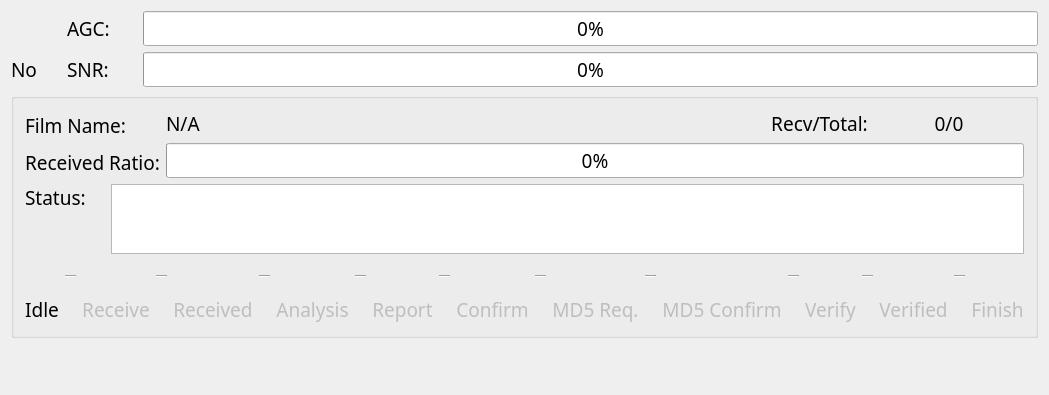
<ui version="4.0" >
 <class>StatusClass</class>
 <widget class="QWidget" name="StatusClass" >
  <property name="geometry" >
   <rect>
    <x>0</x>
    <y>0</y>
    <width>1044</width>
    <height>395</height>
   </rect>
  </property>
  <property name="font" >
   <font>
    <family>Book Antiqua</family>
    <pointsize>14</pointsize>
    <weight>50</weight>
    <italic>false</italic>
    <bold>false</bold>
    <underline>false</underline>
    <strikeout>false</strikeout>
   </font>
  </property>
  <property name="windowTitle" >
   <string>Status</string>
  </property>
  <layout class="QVBoxLayout" name="verticalLayout_3" >
   <item>
    <layout class="QHBoxLayout" name="horizontalLayout_6" >
     <item>
      <layout class="QVBoxLayout" name="verticalLayout_23" >
       <item>
        <widget class="QLabel" name="label" >
         <property name="text" >
          <string/>
         </property>
         <property name="pixmap" >
          <pixmap resource="cinecastui.qrc" >:/CineCastUi/Resources/satellite.png</pixmap>
         </property>
        </widget>
       </item>
       <item>
        <widget class="QLabel" name="label_4" >
         <property name="minimumSize" >
          <size>
           <width>50</width>
           <height>0</height>
          </size>
         </property>
         <property name="maximumSize" >
          <size>
           <width>175</width>
           <height>16777215</height>
          </size>
         </property>
         <property name="font" >
          <font>
           <family>Book Antiqua</family>
           <pointsize>14</pointsize>
           <weight>50</weight>
           <italic>false</italic>
           <bold>false</bold>
           <underline>false</underline>
           <strikeout>false</strikeout>
          </font>
         </property>
         <property name="text" >
          <string>No</string>
         </property>
        </widget>
       </item>
      </layout>
     </item>
     <item>
      <layout class="QVBoxLayout" name="verticalLayout_4" >
       <item>
        <widget class="QLabel" name="agc" >
         <property name="minimumSize" >
          <size>
           <width>70</width>
           <height>0</height>
          </size>
         </property>
         <property name="maximumSize" >
          <size>
           <width>85</width>
           <height>16777215</height>
          </size>
         </property>
         <property name="font" >
          <font>
           <family>Book Antiqua</family>
           <pointsize>14</pointsize>
           <weight>50</weight>
           <italic>false</italic>
           <bold>false</bold>
           <underline>false</underline>
           <strikeout>false</strikeout>
          </font>
         </property>
         <property name="text" >
          <string>AGC:</string>
         </property>
        </widget>
       </item>
       <item>
        <widget class="QLabel" name="label_2" >
         <property name="minimumSize" >
          <size>
           <width>70</width>
           <height>0</height>
          </size>
         </property>
         <property name="maximumSize" >
          <size>
           <width>85</width>
           <height>16777215</height>
          </size>
         </property>
         <property name="font" >
          <font>
           <family>Book Antiqua</family>
           <pointsize>14</pointsize>
           <weight>50</weight>
           <italic>false</italic>
           <bold>false</bold>
           <underline>false</underline>
           <strikeout>false</strikeout>
          </font>
         </property>
         <property name="text" >
          <string>SNR:</string>
         </property>
        </widget>
       </item>
      </layout>
     </item>
     <item>
      <layout class="QVBoxLayout" name="verticalLayout_5" >
       <item>
        <widget class="QProgressBar" name="progressBar_siganl_Strength" >
         <property name="font" >
          <font>
           <family>Book Antiqua</family>
           <pointsize>14</pointsize>
           <weight>50</weight>
           <italic>false</italic>
           <bold>false</bold>
           <underline>false</underline>
           <strikeout>false</strikeout>
          </font>
         </property>
         <property name="value" >
          <number>0</number>
         </property>
         <property name="textDirection" >
          <enum>QProgressBar::BottomToTop</enum>
         </property>
        </widget>
       </item>
       <item>
        <widget class="QProgressBar" name="progressBar_siganl_Quality" >
         <property name="font" >
          <font>
           <family>Book Antiqua</family>
           <pointsize>14</pointsize>
           <weight>50</weight>
           <italic>false</italic>
           <bold>false</bold>
           <underline>false</underline>
           <strikeout>false</strikeout>
          </font>
         </property>
         <property name="value" >
          <number>0</number>
         </property>
         <property name="textDirection" >
          <enum>QProgressBar::BottomToTop</enum>
         </property>
        </widget>
       </item>
      </layout>
     </item>
    </layout>
   </item>
   <item>
    <widget class="QGroupBox" name="groupBox_Filme" >
     <property name="font" >
      <font>
       <family>Book Antiqua</family>
       <pointsize>14</pointsize>
       <weight>50</weight>
       <italic>false</italic>
       <bold>false</bold>
       <underline>false</underline>
       <strikeout>false</strikeout>
      </font>
     </property>
     <layout class="QVBoxLayout" name="verticalLayout_2" >
      <item>
       <layout class="QHBoxLayout" name="horizontalLayout_2" >
        <item>
         <layout class="QVBoxLayout" name="verticalLayout_6" >
          <item>
           <layout class="QHBoxLayout" name="horizontalLayout" >
            <item>
             <widget class="QLabel" name="label_5" >
              <property name="minimumSize" >
               <size>
                <width>80</width>
                <height>0</height>
               </size>
              </property>
              <property name="maximumSize" >
               <size>
                <width>175</width>
                <height>16777215</height>
               </size>
              </property>
              <property name="text" >
               <string>Film Name:</string>
              </property>
             </widget>
            </item>
           </layout>
          </item>
          <item>
           <layout class="QHBoxLayout" name="horizontalLayout_7" >
            <item>
             <widget class="QLabel" name="label_8" >
              <property name="minimumSize" >
               <size>
                <width>80</width>
                <height>0</height>
               </size>
              </property>
              <property name="maximumSize" >
               <size>
                <width>175</width>
                <height>16777215</height>
               </size>
              </property>
              <property name="text" >
               <string>Received Ratio:</string>
              </property>
             </widget>
            </item>
           </layout>
          </item>
         </layout>
        </item>
        <item>
         <layout class="QVBoxLayout" name="verticalLayout_7" >
          <item>
           <layout class="QHBoxLayout" name="horizontalLayout_8" >
            <item>
             <widget class="QLabel" name="label_filmName" >
              <property name="sizePolicy" >
               <sizepolicy vsizetype="Expanding" hsizetype="Expanding" >
                <horstretch>0</horstretch>
                <verstretch>0</verstretch>
               </sizepolicy>
              </property>
              <property name="text" >
               <string>N/A</string>
              </property>
             </widget>
            </item>
          <item>
             <widget class="QLabel" name="label_Receiver_2" >
              <property name="minimumSize" >
               <size>
                <width>80</width>
                <height>0</height>
               </size>
              </property>
              <property name="text" >
               <string>Recv/Total:</string>
              </property>
              <property name="alignment" >
               <set>Qt::AlignCenter</set>
              </property>
             </widget>
            </item>
            <item>
             <widget class="QLabel" name="label_Receiver" >
              <property name="minimumSize" >
               <size>
                <width>150</width>
                <height>0</height>
               </size>
              </property>
              <property name="text" >
               <string>0/0</string>
              </property>
              <property name="alignment" >
               <set>Qt::AlignCenter</set>
              </property>
             </widget>
            </item>
           </layout>
          </item>
          <item>
           <layout class="QHBoxLayout" name="horizontalLayout_10" >
            <item>
             <widget class="QProgressBar" name="progressBar_Revceiver_length" >
              <property name="maximum" >
               <number>10000</number>
              </property>
              <property name="value" >
               <number>0</number>
              </property>
             </widget>
            </item>
           </layout>
          </item>
         </layout>
        </item>
       </layout>
      </item>
      <item>
       <layout class="QHBoxLayout" name="horizontalLayout_5" >
        <item>
         <layout class="QVBoxLayout" name="verticalLayout_9" >
          <item>
           <widget class="QLabel" name="label_9" >
            <property name="minimumSize" >
             <size>
              <width>80</width>
              <height>0</height>
             </size>
            </property>
            <property name="maximumSize" >
             <size>
              <width>175</width>
              <height>16777215</height>
             </size>
            </property>
            <property name="text" >
             <string>Status:</string>
            </property>
           </widget>
          </item>
          <item>
           <spacer name="verticalSpacer" >
            <property name="orientation" >
             <enum>Qt::Vertical</enum>
            </property>
            <property name="sizeHint" stdset="0" >
             <size>
              <width>20</width>
              <height>40</height>
             </size>
            </property>
           </spacer>
          </item>
          <item>
           <layout class="QHBoxLayout" name="horizontalLayout_11" >
            <item>
             <widget class="QLabel" name="label_40" >
              <property name="enabled" >
               <bool>false</bool>
              </property>
              <property name="minimumSize" >
               <size>
                <width>80</width>
                <height>0</height>
               </size>
              </property>
              <property name="toolTip" >
               <string>Remote connection status, it'll turn green after connected</string>
              </property>
              <property name="pixmap" >
               <pixmap resource="cinecastui.qrc" >:/CineCastUi/Resources/Remote.png</pixmap>
              </property>
              <property name="alignment" >
               <set>Qt::AlignLeading|Qt::AlignLeft|Qt::AlignVCenter</set>
              </property>
             </widget>
            </item>
           </layout>
          </item>
         </layout>
        </item>
        <item>
         <layout class="QVBoxLayout" name="verticalLayout_10" >
          <item>
           <widget class="QTextBrowser" name="textBrowser" >
            <property name="maximumSize" >
             <size>
              <width>16777215</width>
              <height>80</height>
             </size>
            </property>
           </widget>
          </item>
         </layout>
        </item>
       </layout>
      </item>
      <item>
       <layout class="QHBoxLayout" name="horizontalLayout_4" >
        <item>
         <layout class="QVBoxLayout" name="verticalLayout_8" >
          <item>
           <widget class="QLabel" name="label_11" >
            <property name="pixmap" >
             <pixmap resource="cinecastui.qrc" >:/CineCastUi/Resources/idle.png</pixmap>
            </property>
            <property name="alignment" >
             <set>Qt::AlignCenter</set>
            </property>
           </widget>
          </item>
          <item>
           <widget class="QLabel" name="label_10" >
            <property name="text" >
             <string>Idle</string>
            </property>
            <property name="alignment" >
             <set>Qt::AlignCenter</set>
            </property>
           </widget>
          </item>
         </layout>
        </item>
        <item>
         <layout class="QVBoxLayout" name="verticalLayout_12" >
          <item>
           <widget class="Line" name="line" >
            <property name="minimumSize" >
             <size>
              <width>0</width>
              <height>32</height>
             </size>
            </property>
            <property name="orientation" >
             <enum>Qt::Horizontal</enum>
            </property>
           </widget>
          </item>
          <item>
           <widget class="QLabel" name="label_19" >
            <property name="maximumSize" >
             <size>
              <width>16777215</width>
              <height>29</height>
             </size>
            </property>
            <property name="text" >
             <string/>
            </property>
           </widget>
          </item>
         </layout>
        </item>
        <item>
         <layout class="QVBoxLayout" name="verticalLayout_11" >
          <item>
           <widget class="QLabel" name="label_13" >
            <property name="enabled" >
             <bool>false</bool>
            </property>
            <property name="pixmap" >
             <pixmap resource="cinecastui.qrc" >:/CineCastUi/Resources/recv.png</pixmap>
            </property>
            <property name="alignment" >
             <set>Qt::AlignCenter</set>
            </property>
           </widget>
          </item>
          <item>
           <widget class="QLabel" name="label_12" >
            <property name="enabled" >
             <bool>false</bool>
            </property>
            <property name="text" >
             <string>Receive</string>
            </property>
            <property name="alignment" >
             <set>Qt::AlignCenter</set>
            </property>
           </widget>
          </item>
         </layout>
        </item>
        <item>
         <layout class="QVBoxLayout" name="verticalLayout_22" >
          <item>
           <widget class="Line" name="line_2" >
            <property name="minimumSize" >
             <size>
              <width>0</width>
              <height>32</height>
             </size>
            </property>
            <property name="orientation" >
             <enum>Qt::Horizontal</enum>
            </property>
           </widget>
          </item>
          <item>
           <widget class="QLabel" name="label_32" >
            <property name="maximumSize" >
             <size>
              <width>16777215</width>
              <height>29</height>
             </size>
            </property>
            <property name="text" >
             <string/>
            </property>
           </widget>
          </item>
         </layout>
        </item>
        <item>
         <layout class="QVBoxLayout" name="verticalLayout_15" >
          <item>
           <widget class="QLabel" name="label_21" >
            <property name="enabled" >
             <bool>false</bool>
            </property>
            <property name="pixmap" >
             <pixmap resource="cinecastui.qrc" >:/CineCastUi/Resources/idle.png</pixmap>
            </property>
            <property name="alignment" >
             <set>Qt::AlignCenter</set>
            </property>
           </widget>
          </item>
          <item>
           <widget class="QLabel" name="label_20" >
            <property name="enabled" >
             <bool>false</bool>
            </property>
            <property name="text" >
             <string>Received</string>
            </property>
            <property name="alignment" >
             <set>Qt::AlignCenter</set>
            </property>
           </widget>
          </item>
         </layout>
        </item>
        <item>
         <layout class="QVBoxLayout" name="verticalLayout_68" >
          <item>
           <widget class="Line" name="line_26" >
            <property name="minimumSize" >
             <size>
              <width>0</width>
              <height>32</height>
             </size>
            </property>
            <property name="orientation" >
             <enum>Qt::Horizontal</enum>
            </property>
           </widget>
          </item>
          <item>
           <widget class="QLabel" name="label_100" >
            <property name="maximumSize" >
             <size>
              <width>16777215</width>
              <height>29</height>
             </size>
            </property>
            <property name="text" >
             <string/>
            </property>
           </widget>
          </item>
         </layout>
        </item>
        <item>
         <layout class="QVBoxLayout" name="verticalLayout_13" >
          <item>
           <widget class="QLabel" name="label_15" >
            <property name="enabled" >
             <bool>false</bool>
            </property>
            <property name="pixmap" >
             <pixmap resource="cinecastui.qrc" >:/CineCastUi/Resources/analysis.png</pixmap>
            </property>
            <property name="alignment" >
             <set>Qt::AlignCenter</set>
            </property>
           </widget>
          </item>
          <item>
           <widget class="QLabel" name="label_14" >
            <property name="enabled" >
             <bool>false</bool>
            </property>
            <property name="text" >
             <string>Analysis</string>
            </property>
            <property name="alignment" >
             <set>Qt::AlignCenter</set>
            </property>
           </widget>
          </item>
         </layout>
        </item>
        <item>
         <layout class="QVBoxLayout" name="verticalLayout_24" >
          <item>
           <widget class="Line" name="line_3" >
            <property name="minimumSize" >
             <size>
              <width>0</width>
              <height>32</height>
             </size>
            </property>
            <property name="orientation" >
             <enum>Qt::Horizontal</enum>
            </property>
           </widget>
          </item>
          <item>
           <widget class="QLabel" name="label_33" >
            <property name="maximumSize" >
             <size>
              <width>16777215</width>
              <height>29</height>
             </size>
            </property>
            <property name="text" >
             <string/>
            </property>
           </widget>
          </item>
         </layout>
        </item>
        <item>
         <layout class="QVBoxLayout" name="verticalLayout_14" >
          <item>
           <widget class="QLabel" name="label_17" >
            <property name="enabled" >
             <bool>false</bool>
            </property>
            <property name="pixmap" >
             <pixmap resource="cinecastui.qrc" >:/CineCastUi/Resources/report.png</pixmap>
            </property>
            <property name="alignment" >
             <set>Qt::AlignCenter</set>
            </property>
           </widget>
          </item>
          <item>
           <widget class="QLabel" name="label_16" >
            <property name="enabled" >
             <bool>false</bool>
            </property>
            <property name="text" >
             <string>Report</string>
            </property>
            <property name="alignment" >
             <set>Qt::AlignCenter</set>
            </property>
           </widget>
          </item>
         </layout>
        </item>
        <item>
         <layout class="QVBoxLayout" name="verticalLayout_25" >
          <item>
           <widget class="Line" name="line_4" >
            <property name="minimumSize" >
             <size>
              <width>0</width>
              <height>32</height>
             </size>
            </property>
            <property name="orientation" >
             <enum>Qt::Horizontal</enum>
            </property>
           </widget>
          </item>
          <item>
           <widget class="QLabel" name="label_34" >
            <property name="maximumSize" >
             <size>
              <width>16777215</width>
              <height>29</height>
             </size>
            </property>
            <property name="text" >
             <string/>
            </property>
           </widget>
          </item>
         </layout>
        </item>
        <item>
         <layout class="QVBoxLayout" name="verticalLayout_17" >
          <item>
           <widget class="QLabel" name="label_23" >
            <property name="enabled" >
             <bool>false</bool>
            </property>
            <property name="pixmap" >
             <pixmap resource="cinecastui.qrc" >:/CineCastUi/Resources/idle.png</pixmap>
            </property>
            <property name="alignment" >
             <set>Qt::AlignCenter</set>
            </property>
           </widget>
          </item>
          <item>
           <widget class="QLabel" name="label_22" >
            <property name="enabled" >
             <bool>false</bool>
            </property>
            <property name="text" >
             <string>Confirm</string>
            </property>
            <property name="alignment" >
             <set>Qt::AlignCenter</set>
            </property>
           </widget>
          </item>
         </layout>
        </item>
        <item>
         <layout class="QVBoxLayout" name="verticalLayout_26" >
          <item>
           <widget class="Line" name="line_5" >
            <property name="minimumSize" >
             <size>
              <width>0</width>
              <height>32</height>
             </size>
            </property>
            <property name="orientation" >
             <enum>Qt::Horizontal</enum>
            </property>
           </widget>
          </item>
          <item>
           <widget class="QLabel" name="label_35" >
            <property name="maximumSize" >
             <size>
              <width>16777215</width>
              <height>29</height>
             </size>
            </property>
            <property name="text" >
             <string/>
            </property>
           </widget>
          </item>
         </layout>
        </item>
        <item>
         <layout class="QVBoxLayout" name="verticalLayout_18" >
          <item>
           <widget class="QLabel" name="label_25" >
            <property name="enabled" >
             <bool>false</bool>
            </property>
            <property name="pixmap" >
             <pixmap resource="cinecastui.qrc" >:/CineCastUi/Resources/idle.png</pixmap>
            </property>
            <property name="alignment" >
             <set>Qt::AlignCenter</set>
            </property>
           </widget>
          </item>
          <item>
           <widget class="QLabel" name="label_24" >
            <property name="enabled" >
             <bool>false</bool>
            </property>
            <property name="text" >
             <string>MD5 Req.</string>
            </property>
            <property name="alignment" >
             <set>Qt::AlignCenter</set>
            </property>
           </widget>
          </item>
         </layout>
        </item>
        <item>
         <layout class="QVBoxLayout" name="verticalLayout_27" >
          <item>
           <widget class="Line" name="line_6" >
            <property name="minimumSize" >
             <size>
              <width>0</width>
              <height>32</height>
             </size>
            </property>
            <property name="orientation" >
             <enum>Qt::Horizontal</enum>
            </property>
           </widget>
          </item>
          <item>
           <widget class="QLabel" name="label_36" >
            <property name="maximumSize" >
             <size>
              <width>16777215</width>
              <height>29</height>
             </size>
            </property>
            <property name="text" >
             <string/>
            </property>
           </widget>
          </item>
         </layout>
        </item>
        <item>
         <layout class="QVBoxLayout" name="verticalLayout_19" >
          <item>
           <widget class="QLabel" name="label_27" >
            <property name="enabled" >
             <bool>false</bool>
            </property>
            <property name="pixmap" >
             <pixmap resource="cinecastui.qrc" >:/CineCastUi/Resources/analysis.png</pixmap>
            </property>
            <property name="alignment" >
             <set>Qt::AlignCenter</set>
            </property>
           </widget>
          </item>
          <item>
           <widget class="QLabel" name="label_26" >
            <property name="enabled" >
             <bool>false</bool>
            </property>
            <property name="text" >
             <string>MD5 Confirm</string>
            </property>
            <property name="alignment" >
             <set>Qt::AlignCenter</set>
            </property>
           </widget>
          </item>
         </layout>
        </item>
        <item>
         <layout class="QVBoxLayout" name="verticalLayout_28" >
          <item>
           <widget class="Line" name="line_7" >
            <property name="minimumSize" >
             <size>
              <width>0</width>
              <height>32</height>
             </size>
            </property>
            <property name="orientation" >
             <enum>Qt::Horizontal</enum>
            </property>
           </widget>
          </item>
          <item>
           <widget class="QLabel" name="label_37" >
            <property name="maximumSize" >
             <size>
              <width>16777215</width>
              <height>29</height>
             </size>
            </property>
            <property name="text" >
             <string/>
            </property>
           </widget>
          </item>
         </layout>
        </item>
        <item>
         <layout class="QVBoxLayout" name="verticalLayout_20" >
          <item>
           <widget class="QLabel" name="label_29" >
            <property name="enabled" >
             <bool>false</bool>
            </property>
            <property name="pixmap" >
             <pixmap resource="cinecastui.qrc" >:/CineCastUi/Resources/idle.png</pixmap>
            </property>
            <property name="alignment" >
             <set>Qt::AlignCenter</set>
            </property>
           </widget>
          </item>
          <item>
           <widget class="QLabel" name="label_28" >
            <property name="enabled" >
             <bool>false</bool>
            </property>
            <property name="text" >
             <string>Verify</string>
            </property>
            <property name="alignment" >
             <set>Qt::AlignCenter</set>
            </property>
           </widget>
          </item>
         </layout>
        </item>
        <item>
         <layout class="QVBoxLayout" name="verticalLayout_30" >
          <item>
           <widget class="Line" name="line_9" >
            <property name="minimumSize" >
             <size>
              <width>0</width>
              <height>32</height>
             </size>
            </property>
            <property name="orientation" >
             <enum>Qt::Horizontal</enum>
            </property>
           </widget>
          </item>
          <item>
           <widget class="QLabel" name="label_39" >
            <property name="maximumSize" >
             <size>
              <width>16777215</width>
              <height>29</height>
             </size>
            </property>
            <property name="text" >
             <string/>
            </property>
           </widget>
          </item>
         </layout>
        </item>
        <item>
         <layout class="QVBoxLayout" name="verticalLayout_21" >
          <item>
           <widget class="QLabel" name="label_31" >
            <property name="enabled" >
             <bool>false</bool>
            </property>
            <property name="pixmap" >
             <pixmap resource="cinecastui.qrc" >:/CineCastUi/Resources/recv.png</pixmap>
            </property>
            <property name="alignment" >
             <set>Qt::AlignCenter</set>
            </property>
           </widget>
          </item>
          <item>
           <widget class="QLabel" name="label_30" >
            <property name="enabled" >
             <bool>false</bool>
            </property>
            <property name="text" >
             <string>Verified</string>
            </property>
            <property name="alignment" >
             <set>Qt::AlignCenter</set>
            </property>
           </widget>
          </item>
         </layout>
        </item>
        <item>
         <layout class="QVBoxLayout" name="verticalLayout_69" >
          <item>
           <widget class="Line" name="line_27" >
            <property name="minimumSize" >
             <size>
              <width>0</width>
              <height>32</height>
             </size>
            </property>
            <property name="orientation" >
             <enum>Qt::Horizontal</enum>
            </property>
           </widget>
          </item>
          <item>
           <widget class="QLabel" name="label_101" >
            <property name="maximumSize" >
             <size>
              <width>16777215</width>
              <height>29</height>
             </size>
            </property>
            <property name="text" >
             <string/>
            </property>
           </widget>
          </item>
         </layout>
        </item>
        <item>
         <layout class="QVBoxLayout" name="verticalLayout_16" >
          <item>
           <widget class="QLabel" name="label_7" >
            <property name="enabled" >
             <bool>false</bool>
            </property>
            <property name="pixmap" >
             <pixmap resource="cinecastui.qrc" >:/CineCastUi/Resources/finish.png</pixmap>
            </property>
            <property name="alignment" >
             <set>Qt::AlignCenter</set>
            </property>
           </widget>
          </item>
          <item>
           <widget class="QLabel" name="label_18" >
            <property name="enabled" >
             <bool>false</bool>
            </property>
            <property name="text" >
             <string>Finish</string>
            </property>
            <property name="alignment" >
             <set>Qt::AlignCenter</set>
            </property>
           </widget>
          </item>
         </layout>
        </item>
       </layout>
      </item>
     </layout>
    </widget>
   </item>
   <item>
    <widget class="QLabel" name="label_38" >
     <property name="font" >
      <font>
       <family>Book Antiqua</family>
       <pointsize>20</pointsize>
       <weight>50</weight>
       <italic>false</italic>
       <bold>false</bold>
       <underline>false</underline>
       <strikeout>false</strikeout>
      </font>
     </property>
     <property name="alignment" >
      <set>Qt::AlignCenter</set>
     </property>
    </widget>
   </item>
   <item>
    <spacer name="verticalSpacer_2" >
     <property name="orientation" >
      <enum>Qt::Vertical</enum>
     </property>
     <property name="sizeHint" stdset="0" >
      <size>
       <width>20</width>
       <height>40</height>
      </size>
     </property>
    </spacer>
   </item>
  </layout>
 </widget>
 <layoutdefault spacing="6" margin="11" />
 <resources>
  <include location="cinecastui.qrc" />
 </resources>
 <connections/>
</ui>
